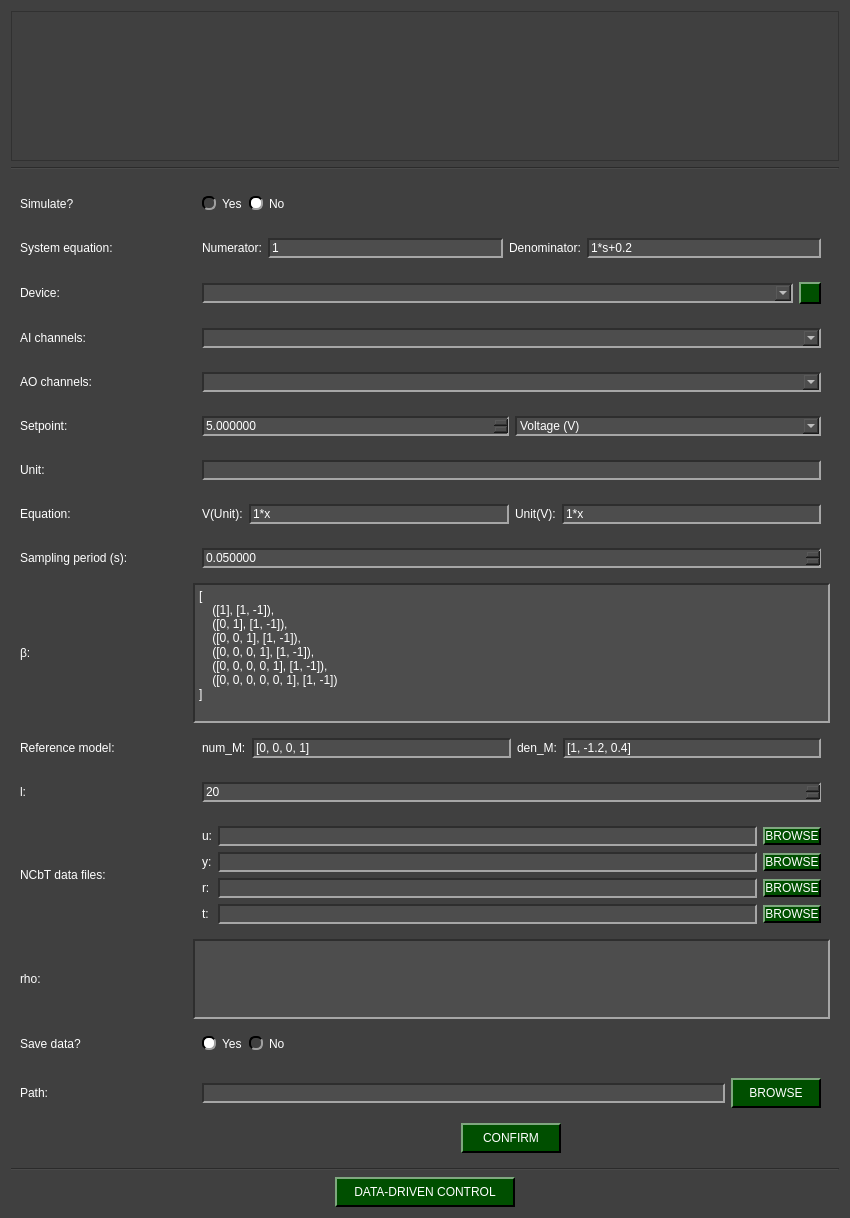
<?xml version='1.0' encoding='utf-8'?>
<ui version="4.0">
 <class>Arduino_Data_Driven_Control</class>
 <widget class="QWidget" name="Arduino_Data_Driven_Control">
  <property name="geometry">
   <rect>
    <x>0</x>
    <y>0</y>
    <width>850</width>
    <height>1120</height>
   </rect>
  </property>
  <property name="windowTitle">
   <string>PYDAQ - Data-Driven Control Arduino</string>
  </property>
  <property name="styleSheet">
   <string notr="true">
QWidget{
    background-color: rgb(64, 64, 64);
    color: rgb(255, 255, 255);
    font: 12pt "Helvetica";
}


QLabel{
    color: rgb(255, 255, 255);
}

QComboBox,
QLineEdit,
QPlainTextEdit,
QSpinBox,
QDoubleSpinBox{
    background-color: rgb(77, 77, 77);
    color: rgb(255, 255, 255);

    border-top: 1.5px solid rgb(46, 46, 46);
    border-left: 1.5px solid rgb(46, 46, 46);

    border-bottom: 1.5px solid rgb(166, 166, 166);
    border-right: 1.5px solid rgb(166, 166, 166);
}

QComboBox QAbstractItemView {
    background-color: rgb(77, 77, 77);
    color: rgb(255, 255, 255);
}

QPushButton{
    background-color: rgb(0, 79, 0);

    border-top: 1.5px solid rgb(127, 167, 127);
    border-left: 1.5px solid rgb(127, 167, 127);

    border-bottom: 1.5px solid rgb(0, 0, 0);
    border-right: 1.5px solid rgb(0, 0, 0);

    font: 12pt "Helvetica";
    text-align:center;
}

QPushButton:hover{
    background-color: rgb(0, 50, 0);
}

QPushButton:pressed{
    border: 2px solid rgb(255, 255, 255);
}

QPushButton#reload_devices{
    image: url(:/imgs/imgs/reload.png);
    width: 11px;
}

QRadioButton::indicator{
    border-radius: 6px;

    border-top: 1.5px solid rgb(0, 0, 0);
    border-left: 1.5px solid rgb(0, 0, 0);

    border-bottom: 1.5px solid rgb(160, 160, 160);
    border-right: 1.5px solid rgb(160, 160, 160);
}

QRadioButton::indicator::checked{
    background-color: white;
}

QRadioButton::indicator::unchecked:hover{
    background-color: #9F9F9F;
}

QLabel::toolTip {
    font: 12pt "Helvetica";
    color: white;
    background-color: rgb(64, 64, 64);
}
   </string>
  </property>
  <layout class="QGridLayout" name="gridLayout">
   <item row="0" column="0">
    <widget class="QFrame" name="frame_equation">
     <property name="minimumSize">
      <size>
       <width>400</width>
       <height>150</height>
      </size>
     </property>
     <property name="frameShape">
      <enum>QFrame::Shape::StyledPanel</enum>
     </property>
     <property name="frameShadow">
      <enum>QFrame::Shadow::Raised</enum>
     </property>
     <layout class="QVBoxLayout" name="verticalLayout_equation">
      <item>
       <widget class="QWidget" name="widget_image" native="true">
        <property name="minimumSize">
         <size>
          <width>0</width>
          <height>130</height>
         </size>
        </property>
        <layout class="QHBoxLayout" name="image_layout" />
       </widget>
      </item>
     </layout>
    </widget>
   </item>
   <item row="1" column="0">
    <widget class="Line" name="line_top">
     <property name="orientation">
      <enum>Qt::Orientation::Horizontal</enum>
     </property>
    </widget>
   </item>
   <item row="2" column="0">
    <widget class="QWidget" name="widget_top" native="true">
     <layout class="QGridLayout" name="gridLayout_2">
      <item row="0" column="0">
       <widget class="QLabel" name="label_simulate">
        <property name="text">
         <string>Simulate?</string>
        </property>
       </widget>
      </item>
      <item row="0" column="3">
       <widget class="QWidget" name="widget_simulate" native="true">
        <layout class="QHBoxLayout" name="horizontalLayout_simulate">
         <item>
          <widget class="QRadioButton" name="yes_simulate_radio">
           <property name="text">
            <string>Yes</string>
           </property>
           <attribute name="buttonGroup">
            <string notr="true">simulate_radio_group</string>
           </attribute>
          </widget>
         </item>
         <item>
          <widget class="QRadioButton" name="no_simulate_radio">
           <property name="text">
            <string>No</string>
           </property>
           <property name="checked">
            <bool>true</bool>
           </property>
           <attribute name="buttonGroup">
            <string notr="true">simulate_radio_group</string>
           </attribute>
          </widget>
         </item>
         <item>
          <spacer name="horizontalSpacer_simulate">
           <property name="orientation">
            <enum>Qt::Orientation::Horizontal</enum>
           </property>
           <property name="sizeHint" stdset="0">
            <size>
             <width>40</width>
             <height>20</height>
            </size>
           </property>
          </spacer>
         </item>
        </layout>
       </widget>
      </item>
      <item row="1" column="0">
       <widget class="QLabel" name="label_system_equation">
        <property name="text">
         <string>System equation:</string>
        </property>
       </widget>
      </item>
      <item row="1" column="1">
       <widget class="QLabel" name="label_i_polinomial">
        <property name="toolTip">
         <string>&lt;html&gt;&lt;head/&gt;&lt;body&gt;&lt;p&gt;Transfer function of a polynomial system G(s)=N(s)/D(s), where N(s) and D(s) are polynomials in s.&lt;/p&gt;&lt;/body&gt;&lt;/html&gt;</string>
        </property>
        <property name="text">
         <string>&lt;html&gt;&lt;head/&gt;&lt;body&gt;&lt;p&gt;&lt;img src=&gt;&lt;/p&gt;&lt;/body&gt;&lt;/html&gt;</string>
        </property>
       </widget>
      </item>
      <item row="1" column="3">
       <widget class="QWidget" name="widget_polynomial" native="true">
        <layout class="QHBoxLayout" name="horizontalLayout_polynomial">
         <item>
          <widget class="QLabel" name="label_numerator">
           <property name="text">
            <string>Numerator:</string>
           </property>
          </widget>
         </item>
         <item>
          <widget class="QLineEdit" name="lineEdit_numerator">
           <property name="text">
            <string>1</string>
           </property>
          </widget>
         </item>
         <item>
          <widget class="QLabel" name="label_denominator">
           <property name="text">
            <string>Denominator:</string>
           </property>
          </widget>
         </item>
         <item>
          <widget class="QLineEdit" name="lineEdit_denominator">
           <property name="text">
            <string>1*s+0.2</string>
           </property>
          </widget>
         </item>
        </layout>
       </widget>
      </item>
      <item row="2" column="0">
       <widget class="QLabel" name="label_arduino">
        <property name="minimumSize">
         <size>
          <width>154</width>
          <height>30</height>
         </size>
        </property>
        <property name="text">
         <string>Device:</string>
        </property>
       </widget>
      </item>
      <item row="2" column="3">
       <widget class="QWidget" name="widget_arduino" native="true">
        <layout class="QHBoxLayout" name="horizontalLayout_arduino">
         <item>
          <widget class="QComboBox" name="comboBox_arduino" />
         </item>
         <item>
          <widget class="QPushButton" name="reload_devices">
           <property name="minimumSize">
            <size>
             <width>22</width>
             <height>22</height>
            </size>
           </property>
           <property name="maximumSize">
            <size>
             <width>22</width>
             <height>22</height>
            </size>
           </property>
           <property name="text">
            <string />
           </property>
          </widget>
         </item>
        </layout>
       </widget>
      </item>
      <item row="3" column="0">
       <widget class="QLabel" name="label_ai_channel">
        <property name="text">
         <string>AI channels:</string>
        </property>
       </widget>
      </item>
      <item row="3" column="3">
       <widget class="QWidget" name="widget_ai_channel" native="true">
        <layout class="QHBoxLayout" name="horizontalLayout_ai">
         <item>
          <widget class="QComboBox" name="ai_channel_combo" />
         </item>
        </layout>
       </widget>
      </item>
      <item row="4" column="0">
       <widget class="QLabel" name="label_ao_channel">
        <property name="text">
         <string>AO channels:</string>
        </property>
       </widget>
      </item>
      <item row="4" column="3">
       <widget class="QWidget" name="widget_ao_channel" native="true">
        <layout class="QHBoxLayout" name="horizontalLayout_ao">
         <item>
          <widget class="QComboBox" name="ao_channel_combo" />
         </item>
        </layout>
       </widget>
      </item>
      <item row="5" column="0">
       <widget class="QLabel" name="label_setpoint">
        <property name="minimumSize">
         <size>
          <width>0</width>
          <height>30</height>
         </size>
        </property>
        <property name="text">
         <string>Setpoint:</string>
        </property>
       </widget>
      </item>
      <item row="5" column="3">
       <widget class="QWidget" name="widget_setpoint" native="true">
        <layout class="QHBoxLayout" name="horizontalLayout_setpoint">
         <item>
          <widget class="QDoubleSpinBox" name="doubleSpinBox_setpoint">
           <property name="minimumSize">
            <size>
             <width>100</width>
             <height>0</height>
            </size>
           </property>
           <property name="decimals">
            <number>6</number>
           </property>
           <property name="maximum">
            <double>999999999999.000000000000000</double>
           </property>
           <property name="singleStep">
            <double>0.100000000000000</double>
           </property>
           <property name="value">
            <double>5.000000000000000</double>
           </property>
          </widget>
         </item>
         <item>
          <widget class="QComboBox" name="comboBox_setpoint">
           <item>
            <property name="text">
             <string>Voltage (V)</string>
            </property>
           </item>
           <item>
            <property name="text">
             <string>Temperature (C°)</string>
            </property>
           </item>
           <item>
            <property name="text">
             <string>Other</string>
            </property>
           </item>
          </widget>
         </item>
        </layout>
       </widget>
      </item>
      <item row="6" column="0">
       <widget class="QLabel" name="label_unit">
        <property name="text">
         <string>Unit:</string>
        </property>
       </widget>
      </item>
      <item row="6" column="3">
       <widget class="QWidget" name="widget_unit" native="true">
        <layout class="QHBoxLayout" name="horizontalLayout_unit">
         <item>
          <widget class="QLineEdit" name="lineEdit_unit" />
         </item>
        </layout>
       </widget>
      </item>
      <item row="7" column="0">
       <widget class="QLabel" name="label_equation">
        <property name="text">
         <string>Equation:</string>
        </property>
       </widget>
      </item>
      <item row="7" column="1">
       <widget class="QLabel" name="label_i_equation">
        <property name="maximumSize">
         <size>
          <width>24</width>
          <height>16777215</height>
         </size>
        </property>
        <property name="toolTip">
         <string>&lt;html&gt;&lt;head/&gt;&lt;body&gt;&lt;p&gt;Calibration equations should use x as the variable, for example: 1*x or A*x+B.&lt;/p&gt;&lt;/body&gt;&lt;/html&gt;</string>
        </property>
        <property name="text">
         <string></string>
        </property>
       </widget>
      </item>
      <item row="7" column="3">
       <widget class="QWidget" name="widget_equation" native="true">
        <layout class="QHBoxLayout" name="horizontalLayout_equation">
         <item>
          <widget class="QLabel" name="label_vunit">
           <property name="text">
            <string>V(Unit):</string>
           </property>
          </widget>
         </item>
         <item>
          <widget class="QLineEdit" name="lineEdit_equationvu">
           <property name="text">
            <string>1*x</string>
           </property>
          </widget>
         </item>
         <item>
          <widget class="QLabel" name="label_unitv">
           <property name="text">
            <string>Unit(V):</string>
           </property>
          </widget>
         </item>
         <item>
          <widget class="QLineEdit" name="lineEdit_equationuv">
           <property name="text">
            <string>1*x</string>
           </property>
          </widget>
         </item>
        </layout>
       </widget>
      </item>
      <item row="8" column="0">
       <widget class="QLabel" name="label_periody">
        <property name="text">
         <string>Sampling period (s):</string>
        </property>
       </widget>
      </item>
      <item row="8" column="3">
       <widget class="QWidget" name="widget_period" native="true">
        <layout class="QHBoxLayout" name="horizontalLayout_period">
         <item>
          <widget class="QDoubleSpinBox" name="doubleSpinBox_period">
           <property name="decimals">
            <number>6</number>
           </property>
           <property name="maximum">
            <double>999999999999.000000000000000</double>
           </property>
           <property name="singleStep">
            <double>0.010000000000000</double>
           </property>
           <property name="value">
            <double>0.050000000000000</double>
           </property>
          </widget>
         </item>
        </layout>
       </widget>
      </item>
      <item row="9" column="0">
       <widget class="QLabel" name="label_beta">
        <property name="text">
         <string>β:</string>
        </property>
       </widget>
      </item>
      <item row="9" column="1">
       <widget class="QLabel" name="label_i_beta">
        <property name="toolTip">
         <string>&lt;html&gt;&lt;head/&gt;&lt;body&gt;&lt;p&gt;β is mandatory in NCbT. It defines the fixed controller structure. Example: [([1],[1,-1]), ([0,1],[1,-1])].&lt;/p&gt;&lt;/body&gt;&lt;/html&gt;</string>
        </property>
        <property name="text">
         <string>&lt;html&gt;&lt;head/&gt;&lt;body&gt;&lt;p&gt;&lt;img src=&gt;&lt;/p&gt;&lt;/body&gt;&lt;/html&gt;</string>
        </property>
       </widget>
      </item>
      <item row="9" column="3">
       <widget class="QPlainTextEdit" name="plainTextEdit_beta">
        <property name="minimumSize">
         <size>
          <width>0</width>
          <height>140</height>
         </size>
        </property>
        <property name="plainText">
         <string>[
    ([1], [1, -1]),
    ([0, 1], [1, -1]),
    ([0, 0, 1], [1, -1]),
    ([0, 0, 0, 1], [1, -1]),
    ([0, 0, 0, 0, 1], [1, -1]),
    ([0, 0, 0, 0, 0, 1], [1, -1])
]</string>
        </property>
       </widget>
      </item>
      <item row="10" column="0">
       <widget class="QLabel" name="label_reference_model">
        <property name="text">
         <string>Reference model:</string>
        </property>
       </widget>
      </item>
      <item row="10" column="3">
       <widget class="QWidget" name="widget_reference_model" native="true">
        <layout class="QHBoxLayout" name="horizontalLayout_reference_model">
         <item>
          <widget class="QLabel" name="label_num_M">
           <property name="text">
            <string>num_M:</string>
           </property>
          </widget>
         </item>
         <item>
          <widget class="QLineEdit" name="lineEdit_num_M">
           <property name="text">
            <string>[0, 0, 0, 1]</string>
           </property>
          </widget>
         </item>
         <item>
          <widget class="QLabel" name="label_den_M">
           <property name="text">
            <string>den_M:</string>
           </property>
          </widget>
         </item>
         <item>
          <widget class="QLineEdit" name="lineEdit_den_M">
           <property name="text">
            <string>[1, -1.2, 0.4]</string>
           </property>
          </widget>
         </item>
        </layout>
       </widget>
      </item>
      <item row="11" column="0">
       <widget class="QLabel" name="label_l">
        <property name="text">
         <string>l:</string>
        </property>
       </widget>
      </item>
      <item row="11" column="3">
       <widget class="QWidget" name="widget_l" native="true">
        <layout class="QHBoxLayout" name="horizontalLayout_l">
         <item>
          <widget class="QSpinBox" name="spinBox_l">
           <property name="minimum">
            <number>1</number>
           </property>
           <property name="maximum">
            <number>999999</number>
           </property>
           <property name="value">
            <number>20</number>
           </property>
          </widget>
         </item>
        </layout>
       </widget>
      </item>
      <item row="12" column="0">
       <widget class="QLabel" name="label_data_files">
        <property name="text">
         <string>NCbT data files:</string>
        </property>
       </widget>
      </item>
      <item row="12" column="3">
       <widget class="QWidget" name="widget_data_files" native="true">
        <layout class="QGridLayout" name="gridLayout_data_files">
         <item row="0" column="0">
          <widget class="QLabel" name="label_u_data">
           <property name="text">
            <string>u:</string>
           </property>
          </widget>
         </item>
         <item row="0" column="1">
          <widget class="QLineEdit" name="lineEdit_u_data_path" />
         </item>
         <item row="0" column="2">
          <widget class="QPushButton" name="pushButton_load_u">
           <property name="text">
            <string>BROWSE</string>
           </property>
          </widget>
         </item>
         <item row="1" column="0">
          <widget class="QLabel" name="label_y_data">
           <property name="text">
            <string>y:</string>
           </property>
          </widget>
         </item>
         <item row="1" column="1">
          <widget class="QLineEdit" name="lineEdit_y_data_path" />
         </item>
         <item row="1" column="2">
          <widget class="QPushButton" name="pushButton_load_y">
           <property name="text">
            <string>BROWSE</string>
           </property>
          </widget>
         </item>
         <item row="2" column="0">
          <widget class="QLabel" name="label_r_data">
           <property name="text">
            <string>r:</string>
           </property>
          </widget>
         </item>
         <item row="2" column="1">
          <widget class="QLineEdit" name="lineEdit_r_data_path" />
         </item>
         <item row="2" column="2">
          <widget class="QPushButton" name="pushButton_load_r">
           <property name="text">
            <string>BROWSE</string>
           </property>
          </widget>
         </item>
         <item row="3" column="0">
          <widget class="QLabel" name="label_t_data">
           <property name="text">
            <string>t:</string>
           </property>
          </widget>
         </item>
         <item row="3" column="1">
          <widget class="QLineEdit" name="lineEdit_t_data_path" />
         </item>
         <item row="3" column="2">
          <widget class="QPushButton" name="pushButton_load_t">
           <property name="text">
            <string>BROWSE</string>
           </property>
          </widget>
         </item>
        </layout>
       </widget>
      </item>
      <item row="13" column="0">
       <widget class="QLabel" name="label_rho">
        <property name="text">
         <string>rho:</string>
        </property>
       </widget>
      </item>
      <item row="13" column="3">
       <widget class="QPlainTextEdit" name="plainTextEdit_rho">
        <property name="minimumSize">
         <size>
          <width>0</width>
          <height>80</height>
         </size>
        </property>
        <property name="readOnly">
         <bool>true</bool>
        </property>
       </widget>
      </item>
      <item row="14" column="0">
       <widget class="QLabel" name="label_save">
        <property name="text">
         <string>Save data?</string>
        </property>
       </widget>
      </item>
      <item row="14" column="3">
       <widget class="QWidget" name="widget_save" native="true">
        <layout class="QHBoxLayout" name="horizontalLayout_save">
         <item>
          <widget class="QRadioButton" name="yes_save_radio">
           <property name="text">
            <string>Yes</string>
           </property>
           <property name="checked">
            <bool>true</bool>
           </property>
           <attribute name="buttonGroup">
            <string notr="true">save_radio_group</string>
           </attribute>
          </widget>
         </item>
         <item>
          <widget class="QRadioButton" name="no_save_radio">
           <property name="text">
            <string>No</string>
           </property>
           <attribute name="buttonGroup">
            <string notr="true">save_radio_group</string>
           </attribute>
          </widget>
         </item>
         <item>
          <spacer name="horizontalSpacer_save">
           <property name="orientation">
            <enum>Qt::Orientation::Horizontal</enum>
           </property>
           <property name="sizeHint" stdset="0">
            <size>
             <width>40</width>
             <height>20</height>
            </size>
           </property>
          </spacer>
         </item>
        </layout>
       </widget>
      </item>
      <item row="15" column="0">
       <widget class="QLabel" name="label_path">
        <property name="text">
         <string>Path:</string>
        </property>
       </widget>
      </item>
      <item row="15" column="3">
       <widget class="QWidget" name="widget_path" native="true">
        <layout class="QHBoxLayout" name="horizontalLayout_path">
         <item>
          <widget class="QLineEdit" name="path_line_edit" />
         </item>
         <item>
          <widget class="QPushButton" name="path_folder_browse">
           <property name="minimumSize">
            <size>
             <width>90</width>
             <height>30</height>
            </size>
           </property>
           <property name="text">
            <string>BROWSE</string>
           </property>
          </widget>
         </item>
        </layout>
       </widget>
      </item>
      <item row="16" column="3" alignment="Qt::AlignmentFlag::AlignHCenter">
       <widget class="QPushButton" name="pushButton_confirm">
        <property name="minimumSize">
         <size>
          <width>100</width>
          <height>30</height>
         </size>
        </property>
        <property name="text">
         <string>CONFIRM</string>
        </property>
       </widget>
      </item>
     </layout>
    </widget>
   </item>
   <item row="3" column="0">
    <widget class="Line" name="line_bottom">
     <property name="orientation">
      <enum>Qt::Orientation::Horizontal</enum>
     </property>
    </widget>
   </item>
   <item row="4" column="0" alignment="Qt::AlignmentFlag::AlignHCenter|Qt::AlignmentFlag::AlignVCenter">
    <widget class="QPushButton" name="pushButton_start">
     <property name="minimumSize">
      <size>
       <width>180</width>
       <height>30</height>
      </size>
     </property>
     <property name="maximumSize">
      <size>
       <width>240</width>
       <height>30</height>
      </size>
     </property>
     <property name="text">
      <string>DATA-DRIVEN CONTROL</string>
     </property>
    </widget>
   </item>
  </layout>
 </widget>
 <resources>
  <include location="resources_1.qrc" />
 </resources>
 <connections />
 <buttongroups>
  <buttongroup name="simulate_radio_group" />
  <buttongroup name="save_radio_group" />
 </buttongroups>
</ui>
